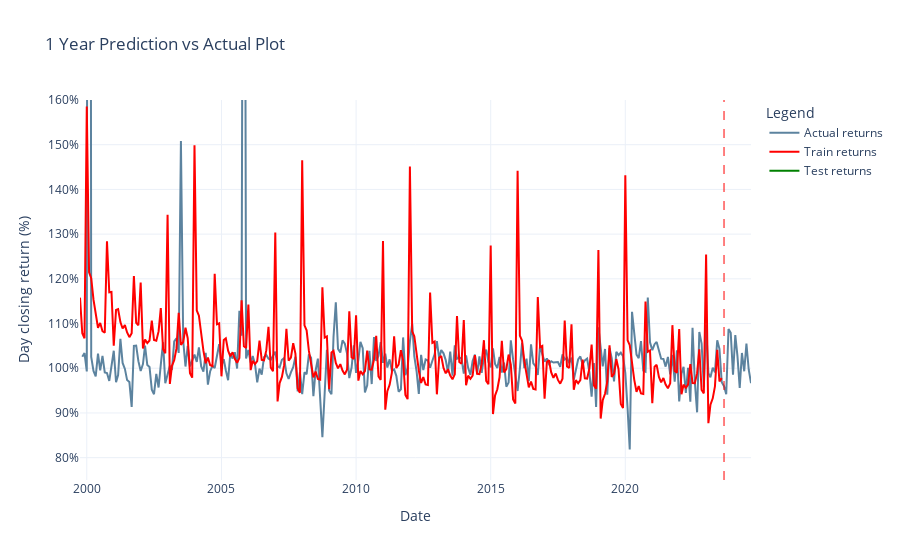

This figure's notebook cell:
### Code cell
plot(dataframe=df, forecasts=forecasts_1m, months=1)
# print('dummy')

### Figure 1 — Plotly figure (JSON) as saved in the notebook; plotly's stock layout.template omitted (floating-point values rounded to 4 significant figures; data arrays with more than 128 entries replaced by an {"elided": "..."} marker saying what was removed)
{"data": [{"line": {"color": "#5c839f", "width": 2}, "mode": "lines", "name": "Actual returns", "x": {"elided": "300 str values"}, "y": {"elided": "300 float values"}, "type": "scatter"}, {"line": {"color": "red", "width": 2}, "mode": "lines", "name": "Train returns", "x": {"elided": "287 str values"}, "y": {"elided": "287 float values"}, "type": "scatter"}, {"line": {"color": "green", "width": 2}, "mode": "lines", "name": "Test returns", "x": ["2023-09-01", "2023-10-01", "2023-11-01", "2023-12-01", "2024-01-01", "2024-02-01", "2024-03-01", "2024-04-01", "2024-05-01", "2024-06-01", "2024-07-01", "2024-08-01", "2024-09-01"], "y": [1.093], "type": "scatter"}], "layout": {"shapes": [{"line": {"color": "red", "dash": "dash", "width": 1}, "type": "line", "x0": "2023-09-01", "x1": "2023-09-01", "xref": "x", "y0": 0, "y1": 1, "yref": "y domain"}], "yaxis": {"title": {"text": "Day closing return (%)"}, "tickformat": ".0%", "range": [0.75, 1.6]}, "title": {"text": "1 Year Prediction vs Actual Plot"}, "xaxis": {"title": {"text": "Date"}}, "legend": {"title": {"text": "Legend"}}}}
